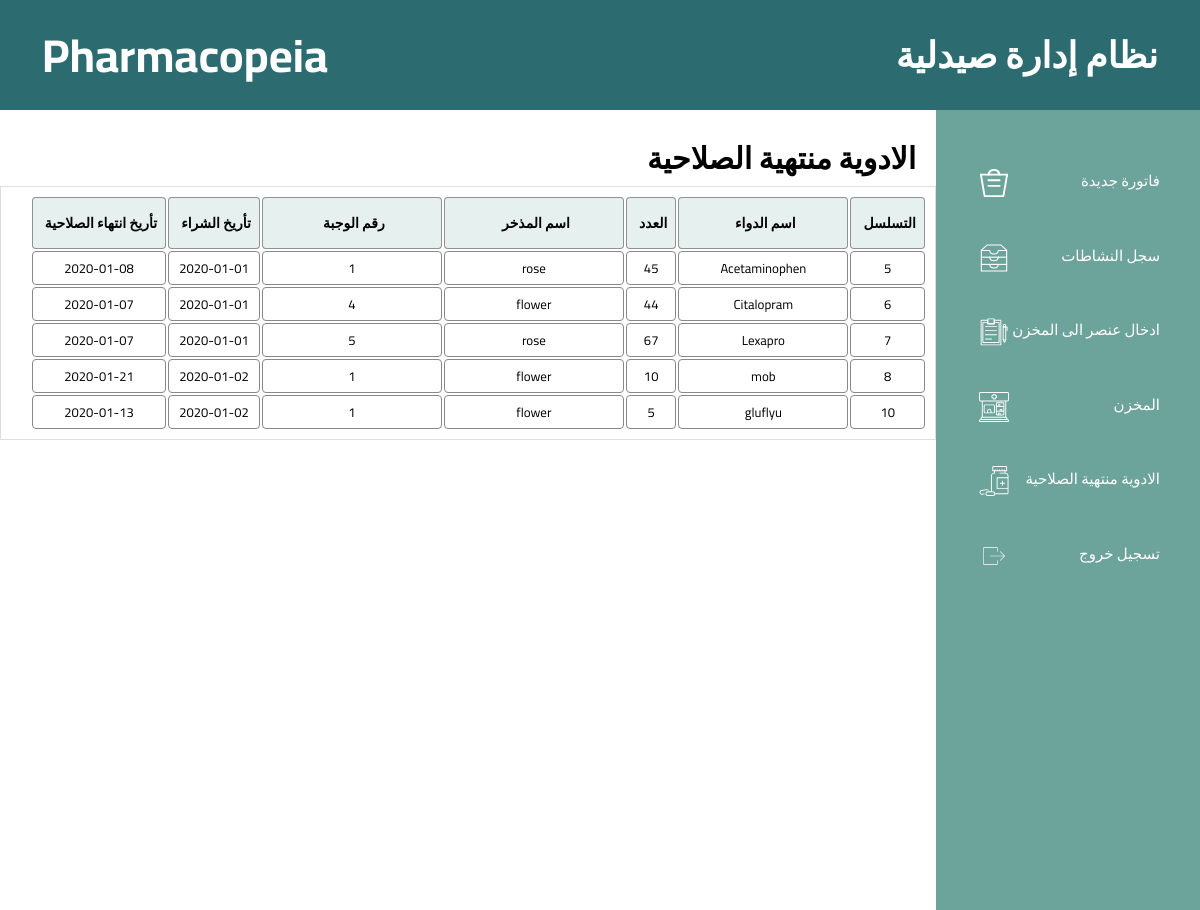
Screenshot of /expire_date (signed in) with the database file from the repository.
### tables this page shows
CREATE TABLE expire (
	id INTEGER NOT NULL, 
	user_id INTEGER NOT NULL, 
	medicine VARCHAR(60) NOT NULL, 
	quantity INTEGER NOT NULL, 
	no_of_goods INTEGER NOT NULL, 
	expire_date DATETIME NOT NULL, 
	drugstore_name VARCHAR(20) NOT NULL, 
	buy_date DATETIME NOT NULL, 
	PRIMARY KEY (id)
);

### application.py (the view)
@app.route("/expire_date")
@login_required
def expire_date():
    result = db.execute("SELECT * FROM expire WHERE user_id = " + "\'" + str(session["user_id"]) + "\'" + " AND date(main.expire.expire_date) < date ('now');")
    query = result.fetchall()
    return render_template('expire_date.html', query=query)

### application.py (called while the page is built)
@app.after_request
def after_request(response):
    response.headers["Cache-Control"] = "no-cache, no-store, must-revalidate"
    response.headers["Expires"] = 0
    response.headers["Pragma"] = "no-cache"
    return response

### templates/expire_date.html (shortened to what this page needs)
<!DOCTYPE html>
<html lang="ar" dir="rtl">
<head>
    <link rel="stylesheet" href="{{ url_for('static', filename='expiration.css') }}">    <link href="https://fonts.googleapis.com/css?family=Cairo|Roboto+Mono&display=swap" rel="stylesheet">
</head>
<form action="/expire_date" method="post">
  <body>
    <header>
      <div class="header1">
          <h1><span>نظام إدارة صيدلية</span></h1>
      </div>
      <div class="header2">
          <h1><span>Pharmacopeia</span></h1>
      </div>
  </header>
  <main>
    <div class="sidebar">
      <ul class="nav">
          <li><a  href="sales">
              <span>فاتورة جديدة</span>
          </a>
          </li>
          <li>
          <a href="activity">
              <span>سجل النشاطات</span>
          </a>
          </li>
          <li>
          <a href="add_new_goods">
               <span>ادخال عنصر الى المخزن</span>
                   </a>
          </li>
          <li>
          <a href="inventory">
              <span>المخزن</span>
       </a>
      </li>
          <li>
          <a class="active" href="expire_date">
                  <span>الادوية منتهية الصلاحية</span>
           </a>
          </li>
          <li>
          <a  href="logout">
              <span>تسجيل خروج</span>
          </a>
          </li>
      </ul>
  </div>
      <div class="main-content">
        <h2>الادوية منتهية الصلاحية</h2>
        <div class="table">
          <table>
            <thead>
              <tr>
                <th name="no">التسلسل</th>
                <th name="medicine">اسم الدواء</th>
                <th name="amount">العدد</th>
                <th name="expiration">اسم المذخر</th>
                <th name="">رقم الوجبة</th>
                <th name="">تأريخ الشراء</th>
                  <th name="">تأريخ انتهاء الصلاحية</th>
            </tr>
            </thead>
            <tbody>
                {% for row in query %}
                  <tr>
                    <td>{{ row[0] }}</td>
                    <td>{{ row[2] }}</td>
                    <td>{{ row[3] }}</td>
                    <td>{{ row[6] }}</td>
                    <td>{{ row[4] }}</td>
                    <td>{{ row[7] }}</td>
                    <td>{{ row[5] }}</td>
                  </tr>
                {% endfor %}
            </tbody>
          </table>
  </div>
</div>
  </main>
  </body>
</form>
    </html>

### static/expiration.css (style rules this page uses)
*, *::after, *::before { margin: 0; padding: 0; -webkit-box-sizing: border-box; box-sizing: border-box; }
html { font-size: 62.5%; -webkit-box-sizing: inherit; box-sizing: inherit; }
body { font-size: inherit; overflow: hidden; font-family: 'Roboto Mono', monospace; font-family: 'Cairo', sans-serif; }
header { background-color: #2C6C70; padding: 1.2rem 2.2rem; color: #fff; display: -webkit-box; display: -ms-flexbox; display: flex; -webkit-box-pack: justify; -ms-flex-pack: justify; justify-content: space-between; -webkit-box-align: center; -ms-flex-align: center; align-items: center; }
header .header1 { font-size: 1.8rem; padding-right: 2rem; }
header .header2 { font-size: 2.3rem; padding-left: 2rem; }
main { display: -webkit-box; display: -ms-flexbox; display: flex; }
.sidebar { -webkit-box-flex: 1; -ms-flex: 1; flex: 1; background-color: #6CA39A; display: -webkit-box; display: -ms-flexbox; display: flex; -webkit-box-orient: vertical; -webkit-box-direction: normal; -ms-flex-direction: column; flex-direction: column; padding: 4rem 3rem 13rem 0; height: 100vh; }
.sidebar .nav { list-style: none; }
.sidebar .nav li { width: 90%; padding: .8rem 1rem; margin-bottom: .5rem; color: #fff; margin-left: auto; margin-right: auto; border-radius: 4px; cursor: pointer; -webkit-transition: all .3s; transition: all .3s; font-size: 1.5rem; display: inline-block; text-shadow: #888888; }
.sidebar .nav li span { float: right; padding-top: .8rem; color: #fff; }
.sidebar .nav li svg { width: 4rem; padding-left: 1rem; padding-top: 1rem; float: left; fill: white; }
.main-content { -webkit-box-flex: 4; -ms-flex: 4; flex: 4; height: 100vh; }
.main-content h2 { padding: 20px 20px 0 20px; font-size: 3rem; }
.table { border: 1px solid #ddd; padding: 8px; border-collapse: collapse; }
td:nth-child(1) { width: 2rem; }
td:nth-child(2) { width: 17rem; }
td:nth-child(3) { width: 2rem; }
td:nth-child(4) { width: 18rem; }
td:nth-child(5) { width: 18rem; }
.table th { padding-top: 12px; padding-bottom: 12px; padding-left: 12px; padding-right: 8px; text-align: center; background-color:#e6f0ee; color: black; font-size: 14px; font-weight: bold; border-collapse: collapse; border: 1px solid rgba(136, 136, 136, .9); border-radius: 4px; }
.table tr td { padding: 4px; text-align: center; background-color:white; border: 1px solid rgba(136, 136, 136, 1); border-collapse: collapse; font-size: 13px; border-radius: 4px; }

### rows the page displays
expire: id "5", medicine "Acetaminophen", quantity "45", drugstore_name "rose", no_of_goods "1", buy_date "2020-01-01", expire_date "2020-01-08"
expire: id "6", medicine "Citalopram", quantity "44", drugstore_name "flower", no_of_goods "4", buy_date "2020-01-01", expire_date "2020-01-07"
expire: id "7", medicine "Lexapro", quantity "67", drugstore_name "rose", no_of_goods "5", buy_date "2020-01-01", expire_date "2020-01-07"
expire: id "8", medicine "mob", quantity "10", drugstore_name "flower", no_of_goods "1", buy_date "2020-01-02", expire_date "2020-01-21"
expire: id "10", medicine "gluflyu", quantity "5", drugstore_name "flower", no_of_goods "1", buy_date "2020-01-02", expire_date "2020-01-13"
